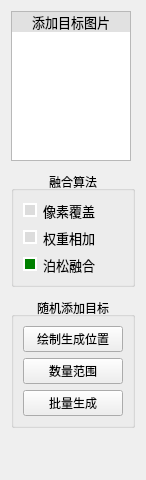
             <widget class="QWidget" name="page_6">
              <property name="geometry">
               <rect>
                <x>0</x>
                <y>0</y>
                <width>138</width>
                <height>480</height>
               </rect>
              </property>
              <attribute name="label">
               <string>        伪标注合成</string>
              </attribute>
              <layout class="QVBoxLayout" name="verticalLayout_9">
               <property name="spacing">
                <number>10</number>
               </property>
               <item>
                <widget class="QListWidget" name="listWidget_3">
                 <property name="sizePolicy">
                  <sizepolicy hsizetype="Expanding" vsizetype="Fixed">
                   <horstretch>0</horstretch>
                   <verstretch>0</verstretch>
                  </sizepolicy>
                 </property>
                 <property name="maximumSize">
                  <size>
                   <width>120</width>
                   <height>150</height>
                  </size>
                 </property>
                 <item>
                  <property name="text">
                   <string>添加目标图片</string>
                  </property>
                  <property name="font">
                   <font>
                    <pointsize>10</pointsize>
                    <underline>false</underline>
                    <strikeout>false</strikeout>
                   </font>
                  </property>
                  <property name="textAlignment">
                   <set>AlignCenter</set>
                  </property>
                  <property name="background">
                   <brush brushstyle="SolidPattern">
                    <color alpha="255">
                     <red>225</red>
                     <green>225</green>
                     <blue>225</blue>
                    </color>
                   </brush>
                  </property>
                  <property name="foreground">
                   <brush brushstyle="NoBrush">
                    <color alpha="255">
                     <red>0</red>
                     <green>0</green>
                     <blue>0</blue>
                    </color>
                   </brush>
                  </property>
                  <property name="flags">
                   <set>ItemIsSelectable|ItemIsUserCheckable|ItemIsEnabled</set>
                  </property>
                 </item>
                </widget>
               </item>
               <item>
                <widget class="QGroupBox" name="groupBox_3">
                 <property name="title">
                  <string>融合算法</string>
                 </property>
                 <property name="alignment">
                  <set>Qt::AlignCenter</set>
                 </property>
                 <layout class="QVBoxLayout" name="verticalLayout_13">
                  <item>
                   <widget class="QRadioButton" name="radioButton">
                    <property name="font">
                     <font>
                      <pointsize>10</pointsize>
                     </font>
                    </property>
                    <property name="styleSheet">
                     <string notr="true">QRadioButton::indicator:checked {

    background-color:       green;
    border:                 2px solid white;  
}

QRadioButton::indicator:unchecked {

    background-color:       rgb(220, 220, 220);
    border:                 2px solid white;  
}</string>
                    </property>
                    <property name="text">
                     <string>像素覆盖</string>
                    </property>
                   </widget>
                  </item>
                  <item>
                   <widget class="QRadioButton" name="radioButton_2">
                    <property name="font">
                     <font>
                      <pointsize>10</pointsize>
                     </font>
                    </property>
                    <property name="styleSheet">
                     <string notr="true">QRadioButton::indicator:checked {

    background-color:       green;
    border:                 2px solid white;  
}

QRadioButton::indicator:unchecked {

    background-color:       rgb(220, 220, 220);
    border:                 2px solid white;  
}</string>
                    </property>
                    <property name="text">
                     <string>权重相加</string>
                    </property>
                   </widget>
                  </item>
                  <item>
                   <widget class="QRadioButton" name="radioButton_3">
                    <property name="font">
                     <font>
                      <pointsize>10</pointsize>
                     </font>
                    </property>
                    <property name="styleSheet">
                     <string notr="true">QRadioButton::indicator:checked {

    background-color:       green;
    border:                 2px solid white;  
}

QRadioButton::indicator:unchecked {

    background-color:       rgb(220, 220, 220);
    border:                 2px solid white;  
}</string>
                    </property>
                    <property name="text">
                     <string>泊松融合</string>
                    </property>
                    <property name="checked">
                     <bool>true</bool>
                    </property>
                   </widget>
                  </item>
                 </layout>
                </widget>
               </item>
               <item>
                <widget class="QGroupBox" name="groupBox_4">
                 <property name="title">
                  <string>随机添加目标</string>
                 </property>
                 <property name="alignment">
                  <set>Qt::AlignCenter</set>
                 </property>
                 <layout class="QGridLayout" name="gridLayout">
                  <item row="3" column="0" alignment="Qt::AlignHCenter">
                   <widget class="QPushButton" name="pushButton_28">
                    <property name="sizePolicy">
                     <sizepolicy hsizetype="Minimum" vsizetype="Fixed">
                      <horstretch>0</horstretch>
                      <verstretch>0</verstretch>
                     </sizepolicy>
                    </property>
                    <property name="minimumSize">
                     <size>
                      <width>100</width>
                      <height>0</height>
                     </size>
                    </property>
                    <property name="text">
                     <string>批量生成</string>
                    </property>
                   </widget>
                  </item>
                  <item row="0" column="0">
                   <widget class="QPushButton" name="pushButton_26">
                    <property name="sizePolicy">
                     <sizepolicy hsizetype="Minimum" vsizetype="Fixed">
                      <horstretch>0</horstretch>
                      <verstretch>0</verstretch>
                     </sizepolicy>
                    </property>
                    <property name="minimumSize">
                     <size>
                      <width>100</width>
                      <height>0</height>
                     </size>
                    </property>
                    <property name="text">
                     <string>绘制生成位置</string>
                    </property>
                   </widget>
                  </item>
                  <item row="1" column="0">
                   <widget class="QPushButton" name="pushButton_27">
                    <property name="sizePolicy">
                     <sizepolicy hsizetype="Minimum" vsizetype="Fixed">
                      <horstretch>0</horstretch>
                      <verstretch>0</verstretch>
                     </sizepolicy>
                    </property>
                    <property name="minimumSize">
                     <size>
                      <width>100</width>
                      <height>0</height>
                     </size>
                    </property>
                    <property name="text">
                     <string>数量范围</string>
                    </property>
                   </widget>
                  </item>
                 </layout>
                </widget>
               </item>
               <item>
                <spacer name="verticalSpacer">
                 <property name="orientation">
                  <enum>Qt::Vertical</enum>
                 </property>
                 <property name="sizeHint" stdset="0">
                  <size>
                   <width>20</width>
                   <height>40</height>
                  </size>
                 </property>
                </spacer>
               </item>
              </layout>
             </widget>
